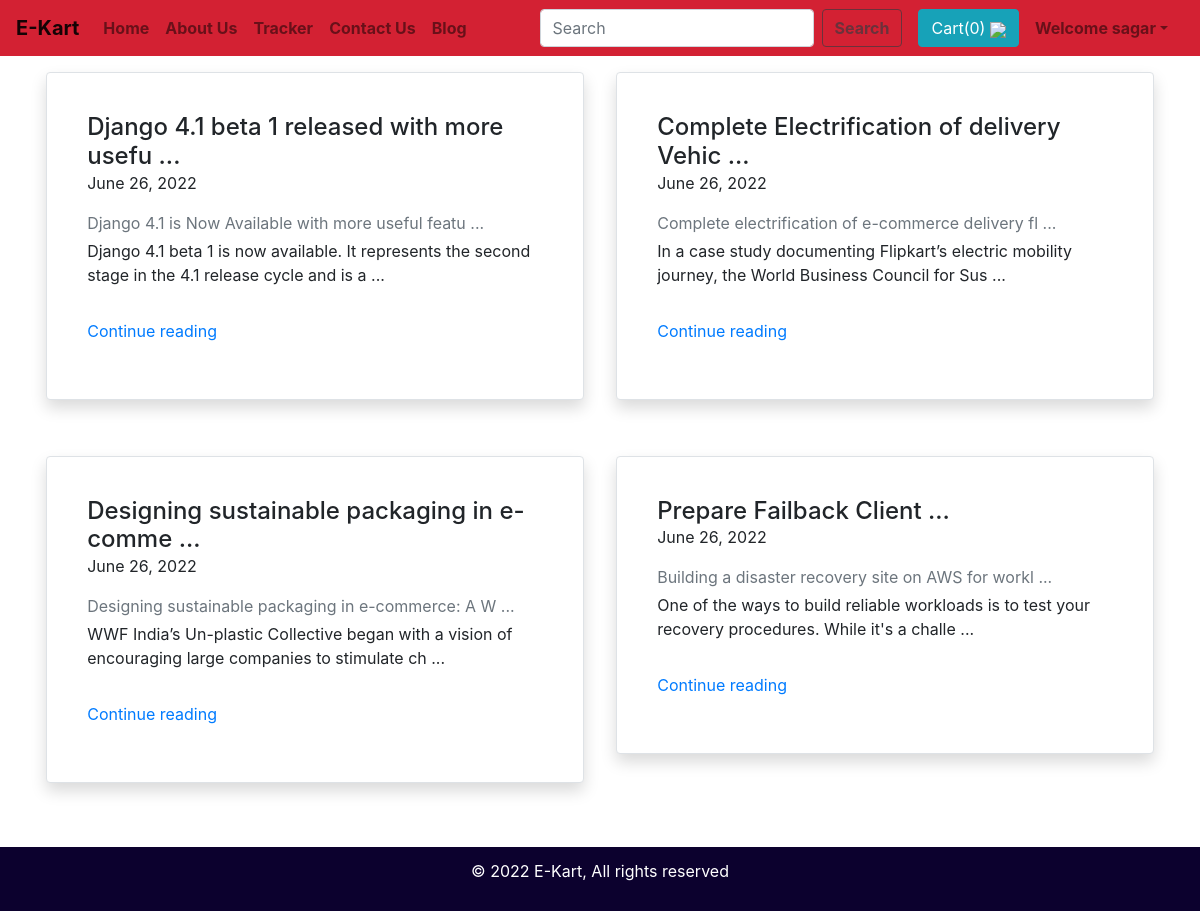
Page /blog/ (signed in) on the committed database.
### blog/models.py (models this page shows, shortened)
class blogpost(models.Model):
    post_id=models.AutoField(primary_key=True)
    title=models.CharField(max_length=500)
    head0=models.CharField(max_length=500,default="")
    chead0=models.CharField(max_length=50000,default="")
    head1=models.CharField(max_length=500,default="")
    chead1=models.CharField(max_length=50000,default="")
    head2=models.CharField(max_length=500,default="")
    chead2=models.CharField(max_length=50000,default="")
    pub_date=models.DateField()
    thumbnail=models.ImageField(upload_to='blog/images',default="")

### blog/views.py (the view)
# urls.py: path('', views.index),
def index(request):
    context = {
        'myallposts': blogpost.objects.all()
    }
    return render(request, "blog/index.html", context)

### blog/templates/blog/index.html (shortened to what this page needs)
{% extends 'blog/basic.html' %}
{% block body %}
<body>
<div class="container mt-3">
    <div class="row mb-2">
        {% for i in myallposts %}
        <div class="col-md-6">
            <div style="max-height:500px; margin:0px 0.1vw"
                 class="row g-0 border rounded overflow-hidden flex-md-row mb-4 shadow p-3 mb-5 bg-white rounded position-relative">
                <div class="col p-4 d-flex flex-column position-static">
                    <h4 class="mb-0">{{i.head0|slice:"0:42"}} ...</h4>
                    <p>{{i.pub_date}}</p>
                    <div class="mb-1 text-muted">{{i.title|slice:"0:50"}} ...</div>
                    <p class="card-text ">{{i.chead0|slice:"0:100"}} ...</p>
                    <a href="blogposts/{{i.post_id}}" class="stretched-link my-3">Continue reading</a>
                </div>
            </div>
        </div>
        {% if forloop.counter|divisibleby:2 %}
    </div>
    <div class="row mb-2">
        {% endif %}
        {% endfor %}
    </div>
</div>
{% endblock%}

### blog/templates/blog/basic.html (shortened to what this page needs)
<!doctype html>
<html lang="en">
<head>
    <link href="https://stackpath.bootstrapcdn.com/bootstrap/4.2.1/css/bootstrap.min.css"
 rel="stylesheet">
</head>
<body>
    <nav class="font-weight-bold navbar navbar-expand-lg sticky-top navbar-light bg-danger">
        <a class="navbar-brand" href="/shop">E-Kart</a>
        <div class="collapse navbar-collapse" id="navbarSupportedContent">
            <ul class="navbar-nav mr-auto">
                <li class="nav-item">
                    <a class="nav-link {% block homeactive %} {% endblock %}" href="/shop/">Home </a>
                </li>
                <li class="nav-item {% block aboutactive %} {% endblock %}">
                    <a class="nav-link" href="/shop/about">About Us</a>
                </li>
                <li class="nav-item {% block trackeractive %} {% endblock %}">
                    <a class="nav-link" href="/shop/tracker">Tracker</a>
                </li>
                <li class="nav-item {% block contactactive %} {% endblock %}">
                    <a class="nav-link" href="/shop/contact">Contact Us</a>
                </li>
                <li class="nav-item {% block blogactive %} {% endblock %}">
                    <a class="nav-link" href="/blog">Blog</a>
                </li>
            </ul>
            <form action="/shop/search/" class="form-inline my-2 mx-2 my-lg-0" method="get">
                <input onkeyup="success()" aria-label="Search" class="form-control mr-sm-2" id="search" name="search"
                    placeholder="Search" type="search">
                <button class="btn btn-outline-dark font-weight-bold my-2 my-sm-0" id="searchButton" disabled="true"
                    type="submit">Search</button>
            </form>
            <button class="btn btn-info mx-2" data-toggle="popover" data-container="body" data-html="true"
                data-placement="bottom" data-animation="true" onclick="clickHandler()" id="popcart" type="button">
                Cart(<span id="cart">0</span>)
                <img src="/media/shop/images/cart.png" id="svg_cart" width="20px">
            </button>
            {% if user.is_authenticated %}
            <ul class="navbar-nav mr-2 font-weight-bold">
                <li class="nav-item dropdown">
                    <a class="nav-link dropdown-toggle" href='#' id="navbarDropdown" role="button"
                        data-toggle="dropdown"> Welcome {{request.user}}</a>
                </li>
            </ul>
            {% else %}
            <a class="btn btn-primary ml-3" id="signinbtn" href="/shop/signIn">Sign In</a>
            <a class="btn btn-primary ml-3" id="signupbtn" href="/shop/signUp">Sign Up</a>
            {% endif %}
        </div>
    </nav>
    {% block body %} {% endblock %}
    <footer>
        <br>
        <p>&copy; 2022 E-Kart, All rights reserved</p>
        <br>
    </footer>
</body>
</html>

### rows in the picture
blogpost: head0 "Django 4.1 beta 1 released with more usefu", pub_date "June 26, 2022", title "Django 4.1 is Now Available with more useful featu", chead0 "Django 4.1 beta 1 is now available. It represents the second stage in the 4.1 release cycle and is a"
blogpost: head0 "Complete Electrification of delivery Vehic", pub_date "June 26, 2022", title "Complete electrification of e-commerce delivery fl", chead0 "In a case study documenting Flipkart’s electric mobility journey, the World Business Council for Sus"
blogpost: head0 "Designing sustainable packaging in e-comme", pub_date "June 26, 2022", title "Designing sustainable packaging in e-commerce: A W", chead0 "WWF India’s Un-plastic Collective began with a vision of encouraging large companies to stimulate ch"
blogpost: head0 "Prepare Failback Client", pub_date "June 26, 2022", title "Building a disaster recovery site on AWS for workl", chead0 "One of the ways to build reliable workloads is to test your recovery procedures. While it's a challe"

### other values in the picture
{{ request.user }} "sagar"
